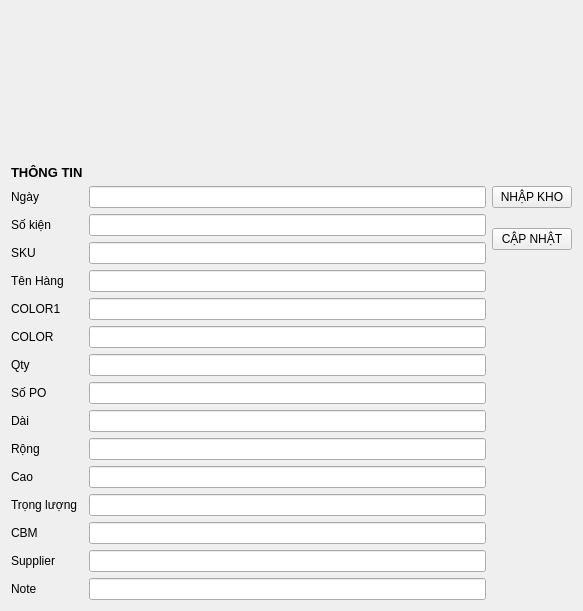
<?xml version="1.0" encoding="UTF-8"?>
<ui version="4.0">
 <class>Form</class>
 <widget class="QWidget" name="Form">
  <property name="geometry">
   <rect>
    <x>0</x>
    <y>0</y>
    <width>583</width>
    <height>611</height>
   </rect>
  </property>
  <property name="windowTitle">
   <string>IMPORT WAREHOUSE</string>
  </property>
  <layout class="QGridLayout" name="gridLayout_2">
   <item row="0" column="0">
    <widget class="QLabel" name="label">
     <property name="text">
      <string/>
     </property>
     <property name="pixmap">
      <pixmap resource="resources.qrc">:/images/tlclogo3.jpg</pixmap>
     </property>
     <property name="alignment">
      <set>Qt::AlignCenter</set>
     </property>
    </widget>
   </item>
   <item row="1" column="0">
    <layout class="QGridLayout" name="gridLayout">
     <item row="0" column="0">
      <widget class="QLabel" name="label_2">
       <property name="font">
        <font>
         <pointsize>10</pointsize>
         <weight>75</weight>
         <bold>true</bold>
        </font>
       </property>
       <property name="text">
        <string>THÔNG TIN</string>
       </property>
      </widget>
     </item>
     <item row="1" column="0">
      <widget class="QLabel" name="label_3">
       <property name="text">
        <string>Ngày</string>
       </property>
      </widget>
     </item>
     <item row="1" column="1">
      <widget class="QLineEdit" name="lineEdit_1"/>
     </item>
     <item row="1" column="2">
      <widget class="QPushButton" name="nhapkhoButton">
       <property name="text">
        <string>NHẬP KHO</string>
       </property>
      </widget>
     </item>
     <item row="2" column="0">
      <widget class="QLabel" name="label_4">
       <property name="text">
        <string>Số kiện</string>
       </property>
      </widget>
     </item>
     <item row="2" column="1">
      <widget class="QLineEdit" name="lineEdit_2"/>
     </item>
     <item row="2" column="2" rowspan="2">
      <widget class="QPushButton" name="capnhatnhapkButton">
       <property name="text">
        <string>CẬP NHẬT</string>
       </property>
      </widget>
     </item>
     <item row="3" column="0">
      <widget class="QLabel" name="label_5">
       <property name="text">
        <string>SKU</string>
       </property>
      </widget>
     </item>
     <item row="3" column="1">
      <widget class="QLineEdit" name="lineEdit_3"/>
     </item>
     <item row="4" column="0">
      <widget class="QLabel" name="label_18">
       <property name="text">
        <string>Tên Hàng</string>
       </property>
      </widget>
     </item>
     <item row="4" column="1">
      <widget class="QLineEdit" name="lineEdit_4"/>
     </item>
     <item row="5" column="0">
      <widget class="QLabel" name="label_6">
       <property name="text">
        <string>COLOR1</string>
       </property>
      </widget>
     </item>
     <item row="5" column="1">
      <widget class="QLineEdit" name="lineEdit_5"/>
     </item>
     <item row="6" column="0">
      <widget class="QLabel" name="label_7">
       <property name="text">
        <string>COLOR</string>
       </property>
      </widget>
     </item>
     <item row="6" column="1">
      <widget class="QLineEdit" name="lineEdit_6"/>
     </item>
     <item row="7" column="0">
      <widget class="QLabel" name="label_9">
       <property name="text">
        <string>Qty</string>
       </property>
      </widget>
     </item>
     <item row="7" column="1">
      <widget class="QLineEdit" name="lineEdit_7"/>
     </item>
     <item row="8" column="0">
      <widget class="QLabel" name="label_10">
       <property name="text">
        <string>Số PO</string>
       </property>
      </widget>
     </item>
     <item row="8" column="1">
      <widget class="QLineEdit" name="lineEdit_8"/>
     </item>
     <item row="9" column="0">
      <widget class="QLabel" name="label_11">
       <property name="text">
        <string>Dài</string>
       </property>
      </widget>
     </item>
     <item row="9" column="1">
      <widget class="QLineEdit" name="lineEdit_9"/>
     </item>
     <item row="10" column="0">
      <widget class="QLabel" name="label_12">
       <property name="text">
        <string>Rộng</string>
       </property>
      </widget>
     </item>
     <item row="10" column="1">
      <widget class="QLineEdit" name="lineEdit_10"/>
     </item>
     <item row="11" column="0">
      <widget class="QLabel" name="label_13">
       <property name="text">
        <string>Cao</string>
       </property>
      </widget>
     </item>
     <item row="11" column="1">
      <widget class="QLineEdit" name="lineEdit_11"/>
     </item>
     <item row="12" column="0">
      <widget class="QLabel" name="label_14">
       <property name="text">
        <string>Trọng lượng</string>
       </property>
      </widget>
     </item>
     <item row="12" column="1">
      <widget class="QLineEdit" name="lineEdit_12"/>
     </item>
     <item row="13" column="0">
      <widget class="QLabel" name="label_15">
       <property name="text">
        <string>CBM</string>
       </property>
      </widget>
     </item>
     <item row="13" column="1">
      <widget class="QLineEdit" name="lineEdit_13"/>
     </item>
     <item row="14" column="0">
      <widget class="QLabel" name="label_16">
       <property name="text">
        <string>Supplier</string>
       </property>
      </widget>
     </item>
     <item row="14" column="1">
      <widget class="QLineEdit" name="lineEdit_14"/>
     </item>
     <item row="15" column="0">
      <widget class="QLabel" name="label_17">
       <property name="text">
        <string>Note</string>
       </property>
      </widget>
     </item>
     <item row="15" column="1">
      <widget class="QLineEdit" name="lineEdit_15"/>
     </item>
    </layout>
   </item>
  </layout>
 </widget>
 <tabstops>
  <tabstop>lineEdit_1</tabstop>
  <tabstop>lineEdit_2</tabstop>
  <tabstop>lineEdit_3</tabstop>
  <tabstop>lineEdit_4</tabstop>
  <tabstop>lineEdit_5</tabstop>
  <tabstop>lineEdit_6</tabstop>
  <tabstop>lineEdit_7</tabstop>
  <tabstop>lineEdit_8</tabstop>
  <tabstop>lineEdit_9</tabstop>
  <tabstop>lineEdit_10</tabstop>
  <tabstop>lineEdit_11</tabstop>
  <tabstop>lineEdit_12</tabstop>
  <tabstop>lineEdit_13</tabstop>
  <tabstop>lineEdit_14</tabstop>
  <tabstop>lineEdit_15</tabstop>
  <tabstop>nhapkhoButton</tabstop>
  <tabstop>capnhatnhapkButton</tabstop>
 </tabstops>
 <resources>
  <include location="resources.qrc"/>
 </resources>
 <connections/>
</ui>
